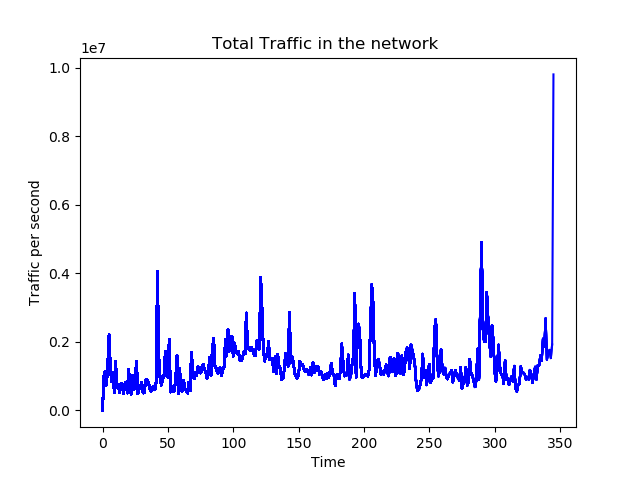

Write Python code to recreate this figure.
import pandas as pd

from scapy .all import * # importing scapy library

from scapy.layers.l2 import Ether
from scapy.layers.inet import IP
from scapy.layers.inet import TCP, UDP

import matplotlib.pyplot  as plt
import numpy as np

CaptureFileName = "network_traffic.pcap"                                        #.pcap File name


i=0                                                                             #Flag counter (used in analyzePacketFunction)

traffic_ammount = 0
start_time=0
traffic_per_minute = []
intervallo = 1

plt.title("Total Traffic in the network ")
plt.xlabel("Time")
plt.ylabel("Traffic per second")

def AnalyzePacket(packet):
    global i
    global traffic_ammount
    global start_time   
    packet_time = round(packet.time,2)                                          #
                  
    for pacchetti in packet[IP]:                                                #For each packet it will extract task 1 information
        if  packet_time > start_time + intervallo:
            start_time = packet_time
            traffic_per_minute.append(traffic_ammount)
            traffic_ammount = 0
            plt.plot(traffic_per_minute,color="blue")
            plt.pause(0.01)
        else:
            traffic_ammount = traffic_ammount + pacchetti.len
  
    

    i = i+1
    return


####################################################################################
#Start Program
####################################################################################


pkts = sniff(offline=CaptureFileName ,prn=AnalyzePacket,store=0)                       #Sniff packet one by one
                                                                                #pnr function is called for each packet
plt.savefig('taskCreative3.png')
